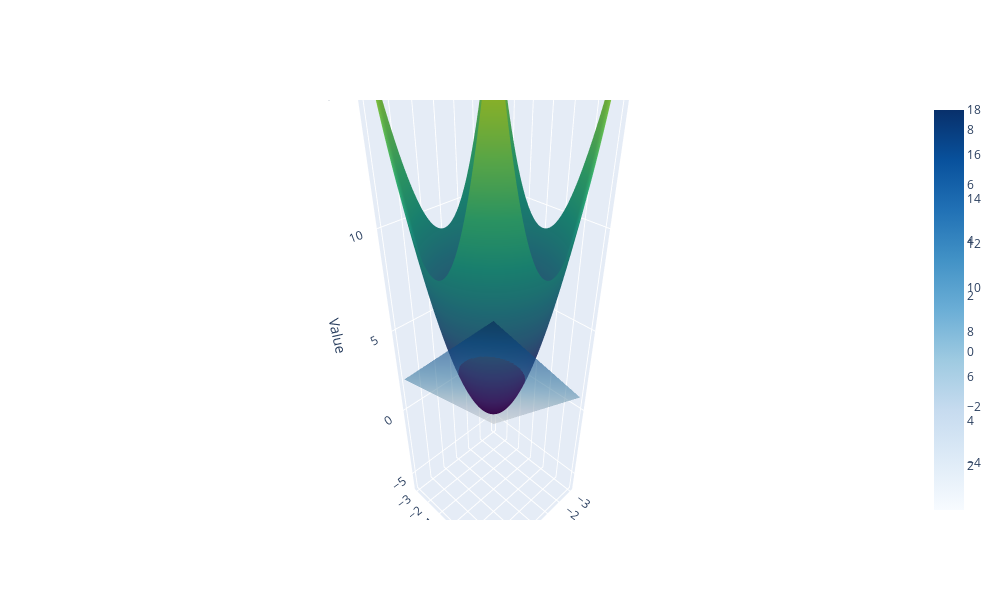

The notebook cell this image was saved under:
### Code cell
# Create a grid of X and Y values
x_range = np.linspace(-3, 3, 100)
y_range = np.linspace(-3, 3, 100)
X, Y = np.meshgrid(x_range, y_range)

# Generate a quadratic function
Z = X**2 + Y**2

# Create a 3D surface plot for the quadratic function
surface_trace = go.Surface(x=X, y=Y, z=Z, colorscale='Viridis', name='Quadratic Function')

# Create a subplot for the surface plot and hyperplane
fig = make_subplots(rows=1, cols=1, specs=[[{'type': 'surface'}]])

fig.add_trace(surface_trace)

# you can play with this 📝 
# Hyperplane parameters
w0 = 1.5
w1 = 1.3
w2 = 1.1
'''
w0 = 0.5
w1 = 0.3
w2 = 0.1
'''

# Calculate the values of the hyperplane
hyperplane_values = w0 + w1 * X + w2 * Y

# Create a 3D scatter plot for the hyperplane
scatter_trace = go.Surface(x=X, y=Y, z=hyperplane_values, opacity=0.6, colorscale='Blues', name='Hyperplane')

fig.add_trace(scatter_trace)

# Update layout
fig.update_layout(scene=dict(xaxis_title='X', yaxis_title='Y', zaxis_title='Value'), width=1000, height=600)

# Show the plot
fig.show()

### Figure 1 — Plotly figure (JSON) as saved in the notebook; plotly's stock layout.template omitted (floating-point values rounded to 4 significant figures; data arrays with more than 128 entries replaced by an {"elided": "..."} marker saying what was removed)
{"data": [{"colorscale": [[0, "#440154"], [0.1111, "#482878"], [0.2222, "#3e4989"], [0.3333, "#31688e"], [0.4444, "#26828e"], [0.5556, "#1f9e89"], [0.6667, "#35b779"], [0.7778, "#6ece58"], [0.8889, "#b5de2b"], [1, "#fde725"]], "name": "Quadratic Function", "type": "surface", "x": {"elided": "100x100 float values"}, "y": {"elided": "100x100 float values"}, "z": {"elided": "100x100 float values"}}, {"colorscale": [[0, "rgb(247,251,255)"], [0.125, "rgb(222,235,247)"], [0.25, "rgb(198,219,239)"], [0.375, "rgb(158,202,225)"], [0.5, "rgb(107,174,214)"], [0.625, "rgb(66,146,198)"], [0.75, "rgb(33,113,181)"], [0.875, "rgb(8,81,156)"], [1, "rgb(8,48,107)"]], "name": "Hyperplane", "opacity": 0.6, "type": "surface", "x": {"elided": "100x100 float values"}, "y": {"elided": "100x100 float values"}, "z": {"elided": "100x100 float values"}}], "layout": {"height": 600, "scene": {"domain": {"x": [0, 1], "y": [0, 1]}, "xaxis": {"title": {"text": "X"}, "type": "linear"}, "yaxis": {"title": {"text": "Y"}, "type": "linear"}, "zaxis": {"title": {"text": "Value"}, "type": "linear"}, "aspectratio": {"x": 0.6326, "y": 0.6326, "z": 2.499}, "aspectmode": "auto"}, "width": 1000}}
